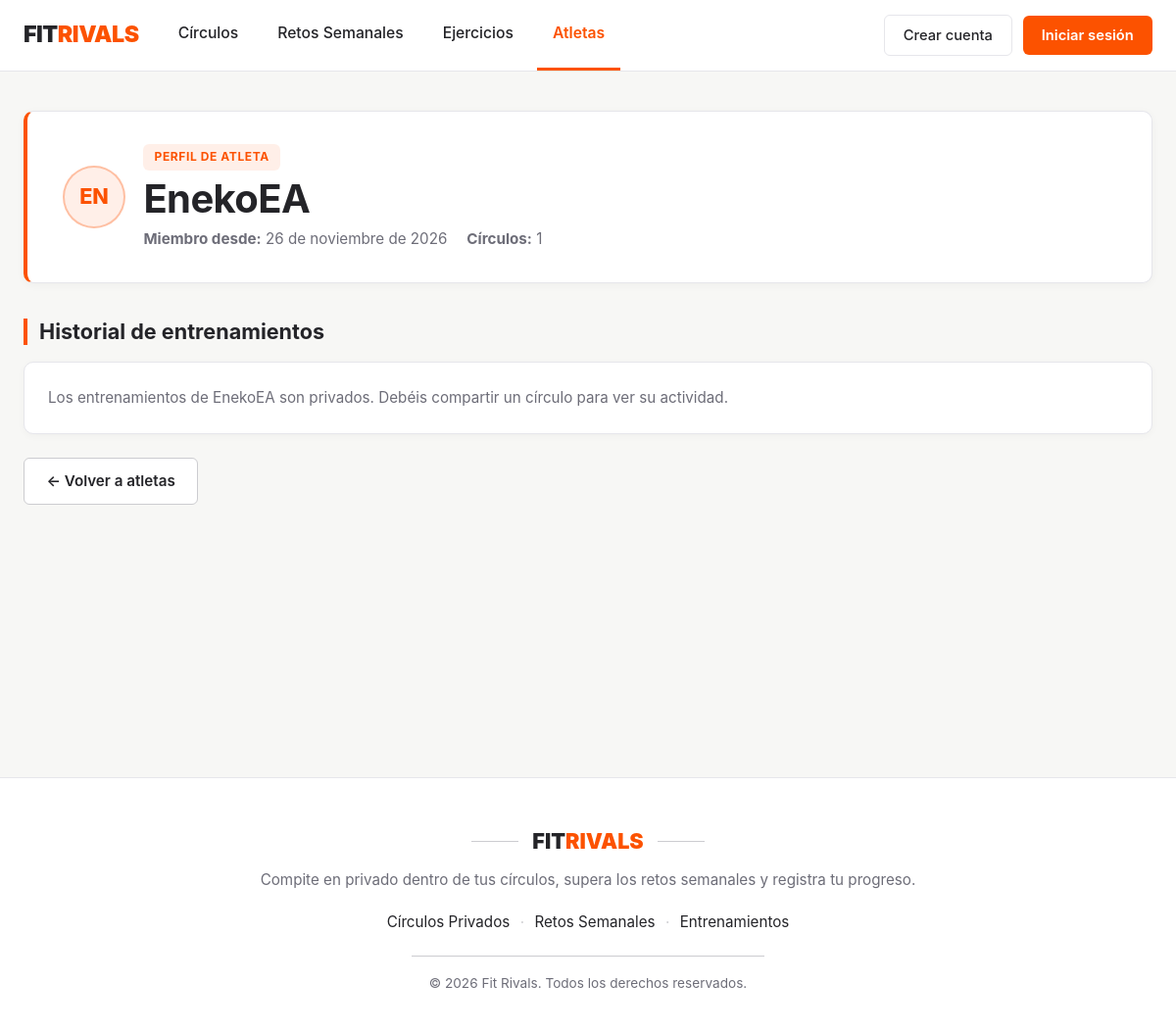
The page /usuarios/9/ on the database its author committed.
### FitrivalsApp/models.py (models this page shows, shortened)
class Usuario(models.Model):
    nombre = models.CharField(max_length=100, unique=True)
    email = models.EmailField(unique=True)
    password = models.CharField(max_length=128)
    fecha_alta = models.DateField(auto_now_add=True)
    puntos = models.IntegerField(default=0)

### FitrivalsApp/views.py (the view, shortened to what this page needs)
# urls.py: path('usuarios/<int:pk>/', views.detalle_usuario, name='detalle_usuario'),
def detalle_usuario(request, pk):
    usuario = get_object_or_404(Usuario, pk=pk)
    usuario_id = request.session.get('usuario_id')
    es_mi_perfil = (usuario_id == usuario.pk)
    comparten_circulo = False
    mis_circulos_usuario = usuario.circulos.all().order_by('nombre')
    invitaciones_pendientes = []
    circulos_para_invitar = []
    entrenamientos = []
    return render(request, 'usuarios/detalle.html', {
        'usuario': usuario,
        'es_mi_perfil': es_mi_perfil,
        'comparten_circulo': comparten_circulo,
        'mis_circulos_usuario': mis_circulos_usuario,
        'invitaciones_pendientes': invitaciones_pendientes,
        'circulos_para_invitar': circulos_para_invitar,
        'entrenamientos': entrenamientos,
    })

### FitrivalsApp/templates/usuarios/detalle.html (shortened to what this page needs)
{% extends 'base.html' %}
{% block content %}
    <div class="hero-card" style="margin-bottom: 2rem;">
        <div style="display: flex; flex-wrap: wrap; justify-content: space-between; align-items: center; gap: 1.25rem;">
            <div style="display: flex; align-items: center; gap: 1.15rem; flex-wrap: wrap;">
                <div style="width: 64px; height: 64px; border-radius: 50%; background-color: var(--strava-orange-soft); color: var(--strava-orange); border: 2px solid rgba(252, 82, 0, 0.3); display: flex; align-items: center; justify-content: center; font-weight: 800; font-size: 1.35rem; flex-shrink: 0;">
                    {{ usuario.nombre|slice:":2"|upper }}
                </div>
                <div>
                    <span class="badge-orange" style="margin-bottom: 0.4rem;">
                        {% if es_mi_perfil %}Mi perfil{% else %}Perfil de atleta{% endif %}
                    </span>
                    <h1 style="margin-bottom: 0.35rem;">{{ usuario.nombre }}</h1>
                    <div class="meta-datos" style="margin: 0;">
                        <span><strong>Miembro desde:</strong> {{ usuario.fecha_alta|date:"j \d\e F \d\e Y" }}</span>
                        <span><strong>Círculos:</strong> {{ mis_circulos_usuario|length }}</span>
                    </div>
                </div>
            </div>
        </div>
    </div>
    <h2>Historial de entrenamientos</h2>
    {% if es_mi_perfil or comparten_circulo %}
        <div class="dashboard-grid">
            {% for entrenamiento in entrenamientos %}
                <div class="info-card">
                    <div>
                        <div style="display: flex; justify-content: space-between; align-items: center; gap: 0.5rem; margin-bottom: 0.6rem;">
                            {% if entrenamiento.reto %}
                                <span class="badge-orange" style="margin-bottom: 0;">Reto: {{ entrenamiento.reto.nombre }}</span>
                            {% else %}
                                <span class="badge-orange" style="margin-bottom: 0;">Entrenamiento libre · {{ entrenamiento.duracion_minutos }} min</span>
                            {% endif %}
                            <span style="font-size: 0.85rem; color: var(--text-muted);">{{ entrenamiento.fecha|date:"j \d\e F \d\e Y" }}</span>
                        </div>
                        <p>{{ entrenamiento.notas|default:"Sin notas adicionales." }}</p>
                    </div>
                    <a href="{% url 'detalle_entrenamiento' entrenamiento.pk %}" class="card-link">Ver detalle →</a>
                </div>
            {% empty %}
                <div class="info-card"><p style="margin: 0;">Este atleta aún no tiene entrenamientos registrados.</p></div>
            {% endfor %}
        </div>
    {% else %}
        <div class="info-card">
            <p style="margin: 0;">Los entrenamientos de {{ usuario.nombre }} son privados. Debéis compartir un círculo para ver su actividad.</p>
        </div>
    {% endif %}
    <div class="detalle-acciones">
        <a href="{% url 'lista_usuarios' %}" class="btn-secondary-strava">← Volver a atletas</a>
    </div>
{% endblock %}

### FitrivalsApp/static/css/estilos.css (style rules this page uses)
:root { --strava-orange: #FC5200; --strava-orange-hover: #E04A00; --strava-orange-soft: rgba(252, 82, 0, 0.09); --bg-page: #F7F7F5; --bg-white: #FFFFFF; --bg-soft: #F3F2EE; --text-dark: #242428; --text-muted: #6D6D78; --border-light: #E6E6EB; --border-strong: #CCCCD0; --radius: 10px; }
*, *::before, *::after { box-sizing: border-box; }
html { scroll-behavior: smooth; }
html, body { margin: 0; padding: 0; min-height: 100%; background-color: var(--bg-page); color: var(--text-dark); font-family: "Inter", system-ui, -apple-system, "Segoe UI", Roboto, Helvetica, Arial, sans-serif; font-size: 1rem; line-height: 1.55; -webkit-font-smoothing: antialiased; }
h1 { margin: 0 0 0.75rem; font-size: clamp(1.9rem, 4vw, 2.5rem); font-weight: 700; line-height: 1.15; letter-spacing: -0.015em; color: var(--text-dark); }
h2 { margin: 2.25rem 0 1.1rem; padding-left: 0.75rem; border-left: 4px solid var(--strava-orange); font-size: 1.35rem; font-weight: 700; line-height: 1.25; color: var(--text-dark); }
a { color: var(--strava-orange); font-weight: 500; text-decoration: none; }
.btn-secondary-strava { display: inline-flex; align-items: center; justify-content: center; gap: 0.45rem; padding: 0.7rem 1.4rem; background-color: #FFFFFF; color: var(--text-dark); font-size: 0.95rem; font-weight: 600; border: 1px solid var(--border-strong); border-radius: 6px; cursor: pointer; text-decoration: none; transition: border-color 0.15s ease, background-color 0.15s ease; }
.hero-card { background-color: #FFFFFF; border: 1px solid var(--border-light); border-left: 4px solid var(--strava-orange); border-radius: var(--radius); padding: 2rem 2.25rem; box-shadow: 0 2px 10px rgba(0, 0, 0, 0.04); }
.badge-orange { display: inline-block; padding: 0.28rem 0.7rem; margin-bottom: 0.85rem; background-color: var(--strava-orange-soft); color: var(--strava-orange); font-size: 0.75rem; font-weight: 700; letter-spacing: 0.05em; border-radius: 6px; text-transform: uppercase; }
.info-card { display: flex; flex-direction: column; justify-content: space-between; background-color: #FFFFFF; border: 1px solid var(--border-light); border-radius: var(--radius); padding: 1.5rem; box-shadow: 0 2px 8px rgba(0, 0, 0, 0.03); transition: border-color 0.15s ease, box-shadow 0.15s ease; }
.info-card p { margin: 0 0 1.2rem; color: var(--text-muted); font-size: 0.95rem; }
.meta-datos { display: flex; flex-wrap: wrap; gap: 1.25rem; margin: 0.75rem 0 1rem; color: var(--text-muted); font-size: 0.95rem; }
.detalle-acciones { display: flex; flex-wrap: wrap; gap: 0.75rem; margin-top: 1.5rem; }

### rows shown on the page
Usuario: nombre "EN", nombre "EnekoEA", fecha_alta "26 de noviembre de 2026"

### other values the page prints
{{ mis_circulos_usuario|length }} "1"
